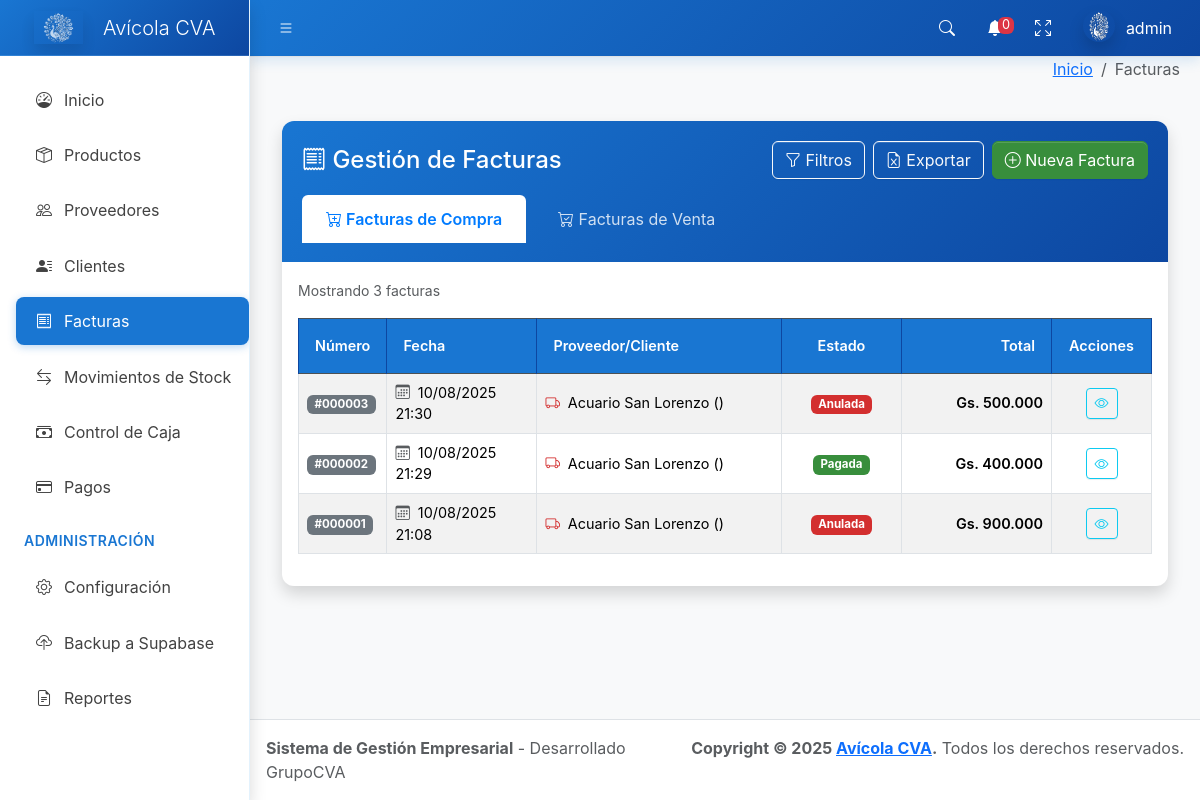
Page /facturas/ (signed in) on the earlier database version.
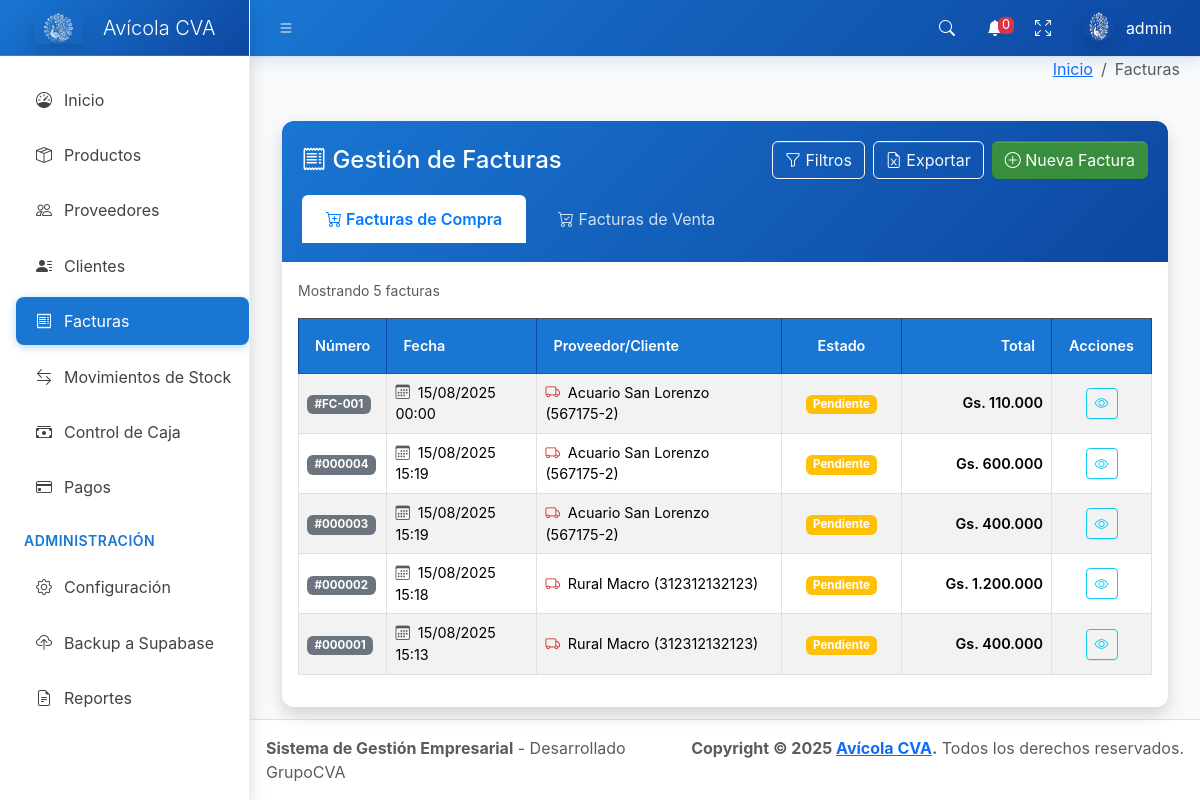
Same page on the later database version.
### core/models.py (models this page shows, shortened)
class Factura(models.Model):
    TIPO_CHOICES = [
        ('compra', 'Compra'),
        ('venta', 'Venta'),
    ]
    ESTADO_CHOICES = [
        ('pendiente', 'Pendiente'),
        ('pagada', 'Pagada'),
        ('anulada', 'Anulada'),
    ]
    tipo = models.CharField(max_length=10, choices=TIPO_CHOICES, default='compra')
    numero = models.CharField(max_length=20)
    fecha = models.DateTimeField(default=timezone.now)
    proveedor = models.ForeignKey(Proveedor, on_delete=models.PROTECT, null=True, blank=True)
    cliente = models.ForeignKey(Cliente, on_delete=models.PROTECT, null=True, blank=True)
    subtotal = models.IntegerField()
    iva = models.IntegerField()
    total = models.IntegerField()
    estado = models.CharField(max_length=10, choices=ESTADO_CHOICES, default='pendiente')
    observacion = models.TextField(blank=True, null=True)
    fecha_creacion = models.DateTimeField(auto_now_add=True)
    usuario = models.ForeignKey(User, on_delete=models.PROTECT)
    class Meta:
        verbose_name = 'Factura'
        verbose_name_plural = 'Facturas'
        ordering = ['-fecha']
        unique_together = ['tipo', 'numero']

class Proveedor(models.Model):
    nombre = models.CharField(max_length=200)
    ruc = models.CharField(max_length=20, unique=True)
    direccion = models.TextField()
    telefono = models.CharField(max_length=20)
    email = models.EmailField()
    saldo = models.IntegerField(default=0)
    activo = models.BooleanField(default=True)
    fecha_creacion = models.DateTimeField(auto_now_add=True)
    class Meta:
        verbose_name = 'Proveedor'
        verbose_name_plural = 'Proveedores'
        ordering = ['nombre']
    def __str__(self):
        return f'{self.nombre} ({self.ruc})'

### core/views.py (the view, shortened to what this page needs)
# urls.py: path('facturas/', views.factura_list, name='factura_list'),
@login_required
def factura_list(request):
    tipo = request.GET.get('tipo', 'compra')  # Por defecto mostrar compras
    facturas = Factura.objects.filter(tipo=tipo)
    q = request.GET.get('q', '')
    desde = request.GET.get('desde', '')
    hasta = request.GET.get('hasta', '')
    estado = request.GET.get('estado', '')
    if desde:
        facturas = facturas.filter(fecha__gte=desde)
    if hasta:
        facturas = facturas.filter(fecha__lte=hasta)
    if estado:
        facturas = facturas.filter(estado=estado)
    facturas = facturas.order_by('-numero')
    return render(request, 'factura_list.html', {
        'facturas': facturas,
        'tipo_actual': tipo,
        'tipos': [('compra', 'Compras'), ('venta', 'Ventas')],
        'estados': [('', 'Todos los estados'), ('pendiente', 'Pendiente'), ('pagada', 'Pagada'), ('anulada', 'Anulada')]
    })

### core/context_processors.py (called while the page is built)
def configuracion_global(request):
    if not request.user.is_authenticated:
        return {}
    try:
        tema_actual = ConfiguracionSistema.get_valor('tema_visual', 'azul')
        return {
            'configuracion_global': {
                'tema_visual': tema_actual
            },
            'tema_actual': tema_actual
        }
    except:
        return {
            'configuracion_global': {
                'tema_visual': 'azul'
            },
            'tema_actual': 'azul'
        }

### core/models.py (called while the page is built)
    @classmethod
    def get_valor(cls, clave, valor_por_defecto=None):
        try:
            config = cls.objects.get(clave=clave, activo=True)
            return config.valor
        except cls.DoesNotExist:
            return valor_por_defecto

### core/templatetags/custom_filters.py (called while the page is built)
@register.filter
def intcomma_dot(value):
    try:
        if value is None:
            return '0'
        num_str = str(int(value))
        result = ''
        for i, digit in enumerate(reversed(num_str)):
            if i > 0 and i % 3 == 0:
                result = '.' + result
            result = digit + result
        return result
    except (ValueError, TypeError):
        return str(value) if value is not None else '0'

### templates/factura_list.html (shortened to what the changed rows need)
{% extends 'base.html' %}
{% load humanize custom_filters %}
{% block content %}
<div class="container-fluid mt-4">
  <div class="card shadow">
    <div class="card-body">
      <div class="row mb-3">
        <div class="col-md-6">
          <small class="text-muted">
            Mostrando {{ facturas.count }} facturas
          </small>
        </div>
      </div>
      <div class="table-responsive">
        <table class="table table-striped table-hover table-bordered">
          <thead class="table-dark">
            <tr>
              <th style="width: 80px;">Número</th>
              <th style="width: 150px;">Fecha</th>
              <th style="width: auto;">Proveedor/Cliente</th>
              <th style="width: 120px;" class="text-center">Estado</th>
              <th style="width: 150px;" class="text-end">Total</th>
              <th style="width: 100px;" class="text-center">Acciones</th>
            </tr>
          </thead>
          <tbody>
            {% for factura in facturas %}
            <tr class="align-middle">
              <td style="width: 80px;">
                <span class="badge bg-secondary">#{{ factura.numero }}</span>
              </td>
              <td style="width: 150px;">
                <i class="bi bi-calendar3 text-muted me-1"></i>
                {{ factura.fecha|date:'d/m/Y H:i' }}
              </td>
              <td style="width: auto;">
                {% if factura.tipo == 'compra' %}
                  <i class="bi bi-truck text-danger me-1"></i>
                  {{ factura.proveedor }}
                {% else %}
                  <i class="bi bi-person text-primary me-1"></i>
                  {{ factura.cliente }}
                {% endif %}
              </td>
              <td style="width: 120px;" class="text-center">
                <span class="badge bg-{% if factura.estado == 'pagada' %}success{% elif factura.estado == 'anulada' %}danger{% else %}warning{% endif %}">
                  {{ factura.get_estado_display }}
                </span>
              </td>
              <td style="width: 150px;" class="text-end">
                {% if factura.total > 0 %}
                  <span class="fw-bold">Gs. {{ factura.total|floatformat:0|intcomma_dot }}</span>
                {% else %}
                  <span class="text-muted">—</span>
                {% endif %}
              </td>
              <td style="width: 100px;" class="text-center">
                <div class="btn-group" role="group">
                  <a href="{% url 'factura_ver' factura.pk %}" class="btn btn-outline-info btn-sm" title="Ver detalles">
                    <i class="bi bi-eye"></i>
                  </a>
                </div>
              </td>
            </tr>
            {% endfor %}
          </tbody>
        </table>
      </div>
    </div>
  </div>
</div>
{% endblock %}

Differences in the rows shown:
removed Factura: numero "000003", fecha "10/08/2025 21:30", proveedor "Acuario San Lorenzo ()", estado "Anulada", total "500.000"
removed Factura: numero "000002", fecha "10/08/2025 21:29", proveedor "Acuario San Lorenzo ()", estado "Pagada", total "400.000"
removed Factura: numero "000001", fecha "10/08/2025 21:08", proveedor "Acuario San Lorenzo ()", estado "Anulada", total "900.000"
added Factura: numero "FC-001", fecha "15/08/2025 00:00", proveedor "Acuario San Lorenzo (567175-2)", estado "Pendiente", total "110.000"
added Factura: numero "000004", fecha "15/08/2025 15:19", proveedor "Acuario San Lorenzo (567175-2)", estado "Pendiente", total "600.000"
added Factura: numero "000003", fecha "15/08/2025 15:19", proveedor "Acuario San Lorenzo (567175-2)", estado "Pendiente", total "400.000"
added Factura: numero "000002", fecha "15/08/2025 15:18", proveedor "Rural Macro (312312132123)", estado "Pendiente", total "1.200.000"
added Factura: numero "000001", fecha "15/08/2025 15:13", proveedor "Rural Macro (312312132123)", estado "Pendiente", total "400.000"
Other differences:
{{ facturas.count }}: "3" → "5"
